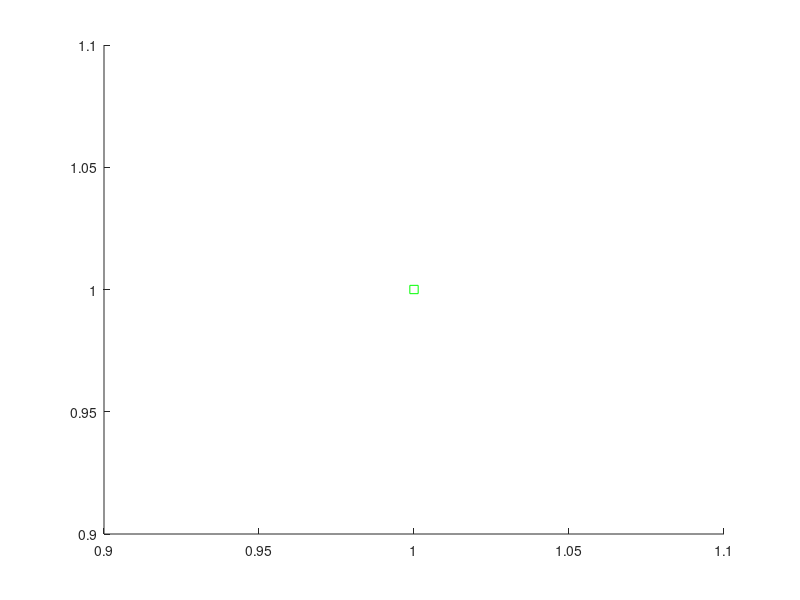

MATLAB code for this plot: (Note: this script raises an error after producing the figure.)
%Fig. 2a

load('LinearRanges145.mat');
FieldDataMat = FieldDataMat145;
best_theta = FieldDataMat(:,12);
median_delL = FieldDataMat(:,16);
median_delchi = FieldDataMat(:,19);
L_err_pos = abs(FieldDataMat(:,17)-FieldDataMat(:,16));
L_err_neg = abs(FieldDataMat(:,15)-FieldDataMat(:,16));
theta_err_pos = abs(FieldDataMat(:,12)-FieldDataMat(:,14));
theta_err_neg = abs(FieldDataMat(:,12)-FieldDataMat(:,13));
chi_err_pos = abs(FieldDataMat(:,19)-FieldDataMat(:,20));
chi_err_neg = abs(FieldDataMat(:,19)-FieldDataMat(:,18));
figure 
hold on;

errorbar (best_theta,median_delchi,chi_err_neg,chi_err_pos,...
    theta_err_neg,theta_err_pos,'sg')

errorbar (best_theta,median_delL,L_err_neg,L_err_pos,...
    theta_err_neg,theta_err_pos,'sb')

xlabel('\theta ','FontSize',20)
ylabel('normalized \Delta L or \Delta\chi','FontSize',20)
legend('normalized \Delta\chi','normalized \Delta L','FontSize',12)
title('Linear mountain ranges, A_0 = 145 pix','FontSize',20)
axis([0 1 0 2])

%Fig. 6

%% plot data with AI
load('LinearRanges145WithAI.mat')

FieldDataMat = FieldDataMat145;
best_theta = FieldDataMat(:,12);
median_delL = FieldDataMat(:,16);
median_delchi = FieldDataMat(:,19);
L_err_pos = abs(FieldDataMat(:,17)-FieldDataMat(:,16));
L_err_neg = abs(FieldDataMat(:,15)-FieldDataMat(:,16));
theta_err_pos = abs(FieldDataMat(:,12)-FieldDataMat(:,14));
theta_err_neg = abs(FieldDataMat(:,12)-FieldDataMat(:,13));
chi_err_pos = abs(FieldDataMat(:,19)-FieldDataMat(:,20));
chi_err_neg = abs(FieldDataMat(:,19)-FieldDataMat(:,18));
median_AI = FieldDataMat(:,23)/10000;
AI_err_neg = abs(FieldDataMat(:,23)-FieldDataMat(:,22))/10000;
AI_err_pos = abs(FieldDataMat(:,23)-FieldDataMat(:,24))/10000;

index = [(1:length(median_AI))];
figure
errorbar (median_AI(index),median_delL(index),L_err_neg(index),L_err_pos(index),...
    AI_err_neg(index),AI_err_pos(index),'s','Color',[139/256,70/256,0])
xlabel('AI')
ylabel('\Delta L')
